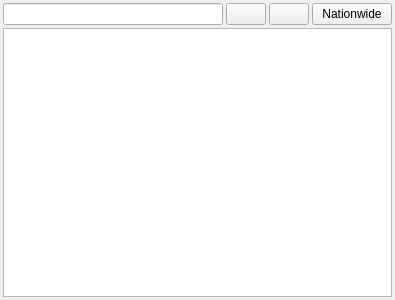
<?xml version="1.0" encoding="UTF-8"?>
<ui version="4.0">
 <class>SearchDockWidget</class>
 <widget class="QDockWidget" name="SearchDockWidget">
  <property name="geometry">
   <rect>
    <x>0</x>
    <y>0</y>
    <width>395</width>
    <height>300</height>
   </rect>
  </property>
  <property name="windowTitle">
   <string>AMap Search</string>
  </property>
  <widget class="QWidget" name="dockWidgetContents">
   <layout class="QGridLayout" name="gridLayout">
    <property name="leftMargin">
     <number>3</number>
    </property>
    <property name="topMargin">
     <number>3</number>
    </property>
    <property name="rightMargin">
     <number>3</number>
    </property>
    <property name="bottomMargin">
     <number>3</number>
    </property>
    <property name="spacing">
     <number>3</number>
    </property>
    <item row="1" column="0" colspan="4">
     <widget class="QTableWidget" name="tableWidget">
      <property name="editTriggers">
       <set>QAbstractItemView::NoEditTriggers</set>
      </property>
      <property name="selectionBehavior">
       <enum>QAbstractItemView::SelectRows</enum>
      </property>
     </widget>
    </item>
    <item row="0" column="0">
     <widget class="QLineEdit" name="lineEditKey"/>
    </item>
    <item row="0" column="1">
     <widget class="QPushButton" name="btnSearch">
      <property name="styleSheet">
       <string notr="true">image: url(:/plugins/amap_extension/image/search.svg);</string>
      </property>
      <property name="text">
       <string/>
      </property>
      <property name="autoDefault">
       <bool>false</bool>
      </property>
      <property name="default">
       <bool>false</bool>
      </property>
     </widget>
    </item>
    <item row="0" column="3">
     <widget class="QPushButton" name="btnRegion">
      <property name="text">
       <string>Nationwide</string>
      </property>
     </widget>
    </item>
    <item row="0" column="2">
     <widget class="QPushButton" name="btnClear">
      <property name="styleSheet">
       <string notr="true">image: url(:/plugins/amap_extension/image/clear-option.svg);</string>
      </property>
      <property name="text">
       <string/>
      </property>
      <property name="autoDefault">
       <bool>false</bool>
      </property>
      <property name="default">
       <bool>false</bool>
      </property>
     </widget>
    </item>
   </layout>
  </widget>
 </widget>
 <tabstops>
  <tabstop>lineEditKey</tabstop>
  <tabstop>btnSearch</tabstop>
  <tabstop>btnRegion</tabstop>
 </tabstops>
 <resources>
  <include location="../resources.qrc"/>
 </resources>
 <connections/>
</ui>
